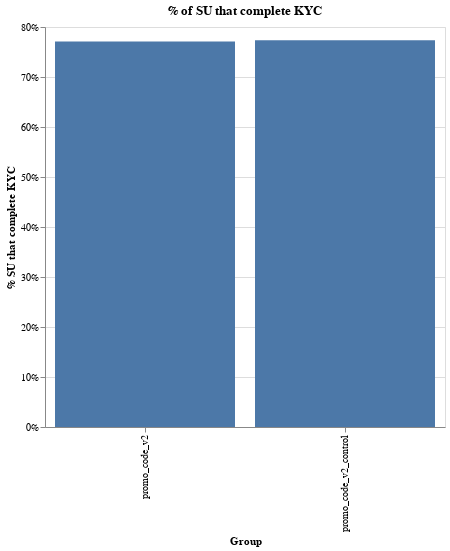

Notebook cell for this chart:
### Markdown cell above
And for completeness, we also look at % KYCi to KYCc conversions. Since the test started on 5th June 2020 and the analysis is done on the 15th, we can only do this analysis on a subset of the whole sample. We drop all users that KYCi in the last 7 days (e.g. on the 8th or later) and do this step only on users that joined before that.

The KYCi to KYCc conversion seems intact.

### Code cell
from datetime import datetime, timedelta

df = pd.read_csv("promo_code.csv")
df["kycc"] = 0
df.loc[df["kyc_first_completed"].isna() == False, "kycc"] = 1

df = df.loc[
    pd.to_datetime(df["kyc_first_initiated"]) <= datetime.now() - timedelta(days=7), :
]

df = df.groupby(["se_property", "user_id"])["kycc"].agg("max").reset_index()
df = df.groupby(["se_property"])["kycc"].agg("mean").reset_index()

alt.Chart(df).mark_bar().encode(
    x=alt.X("se_property:N", axis=alt.Axis(title="Group")),
    y=alt.Y("kycc:Q", axis=alt.Axis(title="% KYCi to KYCc", format="%")),
).properties(title="% KYCi to KYC", width=400, height=400).display(renderer="svg")

### Figure 1 — Vega-Lite specification as saved in the notebook (floating-point values rounded to 4 significant figures)
{"config": {"view": {"continuousWidth": 400, "continuousHeight": 300}}, "data": {"name": "data-f8c0420616e2bb24a1a4216e3fedff14"}, "mark": "bar", "encoding": {"x": {"type": "nominal", "axis": {"title": "Group"}, "field": "se_property"}, "y": {"type": "quantitative", "axis": {"format": "%", "title": "% SU that complete KYC"}, "field": "kycc"}}, "height": 400, "title": "% of SU that complete KYC", "width": 400, "$schema": "https://vega.github.io/schema/vega-lite/v4.0.2.json", "datasets": {"data-f8c0420616e2bb24a1a4216e3fedff14": [{"se_property": "promo_code_v2", "kycc": 0.7708}, {"se_property": "promo_code_v2_control", "kycc": 0.7736}]}}
